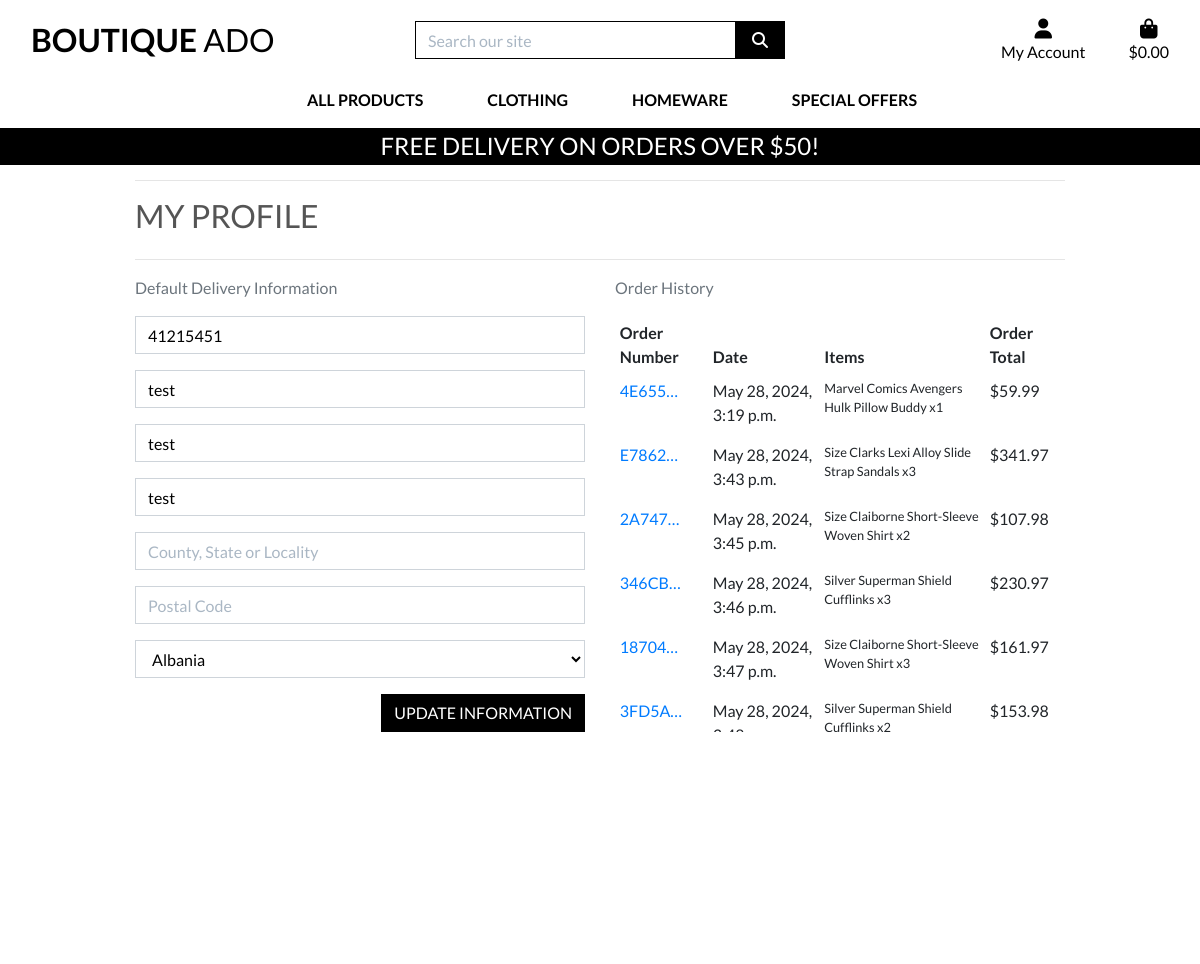
Screenshot of /profile/ (signed in) with the database file from the repository.
### profiles/models.py (models this page shows, shortened)
class UserProfile(models.Model):
    user = models.OneToOneField(User, on_delete=models.CASCADE)
    default_phone_number = models.CharField(max_length=20, null=True, blank=True)
    default_street_address1 = models.CharField(max_length=80, null=True, blank=True)
    default_street_address2 = models.CharField(max_length=80, null=True, blank=True)
    default_town_or_city = models.CharField(max_length=40, null=True, blank=True)
    default_county = models.CharField(max_length=80, null=True, blank=True)
    default_postcode = models.CharField(max_length=20, null=True, blank=True)
    default_country = CountryField(blank_label='Country', null=True, blank=True)

### checkout/models.py (models this page shows, shortened)
class Order(models.Model):
    order_number = models.CharField(max_length=32, null=False, editable=False)
    user_profile = models.ForeignKey(UserProfile, on_delete=models.SET_NULL,
                                     null=True, blank=True, related_name='orders')
    full_name = models.CharField(max_length=50, null=False, blank=False)
    email = models.EmailField(max_length=254, null=False, blank=False)
    phone_number = models.CharField(max_length=20, null=False, blank=False)
    country = CountryField(blank_label="Country *", null=False, blank=False)
    postcode = models.CharField(max_length=20, null=True, blank=True)
    town_or_city = models.CharField(max_length=40, null=False, blank=False)
    street_address1 = models.CharField(max_length=80, null=False, blank=False)
    street_address2 = models.CharField(max_length=80, null=True, blank=True)
    county = models.CharField(max_length=80, null=True, blank=True)
    date = models.DateTimeField(auto_now_add=True)
    delivery_cost = models.DecimalField(max_digits=6, decimal_places=2, null=False, default=0)
    order_total = models.DecimalField(max_digits=10, decimal_places=2, null=False, default=0)
    grand_total = models.DecimalField(max_digits=10, decimal_places=2, null=False, default=0)
    original_bag = models.TextField(null=False, blank=False, default='')
    stripe_pid = models.CharField(max_length=254, null=False, blank=False, default='')

class OrderLineItem(models.Model):
    order = models.ForeignKey(Order, null=False, blank=False, on_delete=models.CASCADE, related_name='lineitems')
    product = models.ForeignKey(Product, null=False, blank=False, on_delete=models.CASCADE)
    product_size = models.CharField(max_length=2, null=True, blank=True) # XS, S, M, L, XL
    quantity = models.IntegerField(null=False, blank=False, default=0)
    lineitem_total = models.DecimalField(max_digits=6, decimal_places=2, null=False, blank=False, editable=False)

### products/models.py (models this page shows, shortened)
class Product(models.Model):
    category = models.ForeignKey('Category', null=True, blank=True, on_delete=models.SET_NULL)
    sku = models.CharField(max_length=254, null=True, blank=True)
    name = models.CharField(max_length=254)
    description = models.TextField()
    has_sizes = models.BooleanField(default=False, null=True, blank=True)
    price = models.DecimalField(max_digits=6, decimal_places=2)
    rating = models.DecimalField(max_digits=6, decimal_places=2, null=True, blank=True)
    image_url = models.URLField(max_length=1024, null=True, blank=True)
    image = models.ImageField(null=True, blank=True)

### profiles/views.py (the view)
# urls.py: path('profile/', include('profiles.urls')),
@login_required
def profile(request):
    profile = get_object_or_404(UserProfile, user=request.user)
    if request.method == 'POST':
        form = UserProfileForm(request.POST, instance=profile)
        if form.is_valid():
            form.save()
            messages.success(request, 'Profile updated successfully')
        else:
            messages.error(request, 'Update failed. Please ensure the form is valid.')
    else:
        form = UserProfileForm(instance=profile)
    orders = profile.orders.all()
    template = 'profiles/profile.html'
    context = {
        'form': form,
        'orders': orders,
        'on_profile_page': True
    }
    return render(request, template, context)

### profiles/forms.py
class UserProfileForm(forms.ModelForm):
    class Meta:
        model = UserProfile
        exclude = ('user',)
    def __init__(self, *args, **kwargs):
        super().__init__(*args, **kwargs)
        placeholders = {
            'default_phone_number': 'Phone Number',
            'default_postcode': 'Postal Code',
            'default_town_or_city': 'Town or City',
            'default_street_address1': 'Street Address 1',
            'default_street_address2': 'Street Address 2',
            'default_county': 'County, State or Locality',
        }
        self.fields['default_phone_number'].widget.attrs['autofocus'] = True
        for field in self.fields:
            if field != 'default_country':
                if self.fields[field].required:
                    placeholder = f'{placeholders[field]} *'
                else:
                    placeholder = placeholders[field]
            self.fields[field].widget.attrs['placeholder'] = placeholder
            self.fields[field].widget.attrs['class'] = 'border-balck rounded-0 profile-form-input'
            self.fields[field].label = False

### bag/contexts.py (called while the page is built, shortened)
def bag_contents(request):
    bag_items = []
    total = 0
    product_count = 0
    bag = request.session.get('bag', {})
    if total < settings.FREE_DELIVERY_THRESHOLD:
        delivery = total * Decimal(settings.STANDARD_DELIVERY_PERCENTAGE / 100)
        free_delivery_delta = settings.FREE_DELIVERY_THRESHOLD - total
    else:
        delivery = 0
        free_delivery_delta = 0
    grand_total = delivery + total
    context = {
        'bag_items': bag_items,
        'total': total,
        'product_count': product_count,
        'delivery': delivery,
        'free_delivery_delta': free_delivery_delta,
        'free_delivery_threshold': settings.FREE_DELIVERY_THRESHOLD,
        'grand_total': grand_total,
    }
    return context

### profiles/templates/profiles/profile.html (shortened to what this page needs)
{% extends "base.html" %}
{% load static %}
{% block extra_css %}
    <link rel="stylesheet" href="{% static 'profiles/css/profile.css' %}">
{% endblock %}
{% block page_header %}
    <div class="container header-container">
    </div>
{% endblock %}
{% block content %}
    <div class="overlay"></div>
    <div class="container">
        <div class="row">
            <div class="col">
                <hr>
                <h2 class="logo-font mb-4">My Profile</h2>
                <hr>
            </div>
        </div>
        <div class="row">
            <div class="col-12 col-lg-6">
                <p class="text-muted">Default Delivery Information</p>
                <form class="mt-3" action="{% url 'profile' %}" method="POST" id="profile-update-form">
                    {{ form|crispy }}
                    <button class="btn btn-black rounded-0 text-uppercase float-right">Update Information</button>
                </form>
            </div>
            <div class="col-12 col-lg-6">
                <p class="text-muted">Order History</p>
                <div class="order-history table-responsive">
                    <table class="table table-sm table-borderless">
                        <thead>
                            <tr>
                                <th>Order Number</th>
                                <th>Date</th>
                                <th>Items</th>
                                <th>Order Total</th>
                            </tr>
                        </thead>
                        <tbody>
                            {% for order in orders %}
                                <tr>
                                    <td>
                                        <a href="{% url 'order_history' order.order_number %}"
                                        title="{{ order.order_number }}">
                                            {{ order.order_number|truncatechars:6 }}
                                        </a>
                                    </td>
                                    <td>{{ order.date }}</td>
                                    <td>
                                        <ul class="list-unstyled">
                                            {% for item in order.lineitems.all %}
                                                <li class="small">
                                                    {% if item.product.has_sizes %}
                                                        Size {{ item.product.size|upper }}
                                                    {% endif %}{{ item.product.name }} x{{ item.quantity }}
                                                </li>
                                            {% endfor %}
                                        </ul>
                                    </td>
                                    <td>${{ order.grand_total }}</td>
                                </tr>
                            {% endfor %}
                        </tbody>
                    </table>
                </div>
            </div>
        </div>
{% endblock %}

### static/css/base.css (style rules this page uses)
html { height: 100%; }
body { background: url('/media/homepage_background_cropped.jpg') no-repeat center center fixed; background-size: cover; height: calc(100vh - 164px); color: #555; font-family: 'Lato'; }
.logo-font { text-transform: uppercase; }
.btn-black { background: black; color: white; }
.overlay { height: 100%; width: 100%; top: 0; left: 0; position: fixed; background: white; z-index: -1; }
@media (min-width: 1200px) { .container { max-width: 80%; } }
@media (min-width: 992px) { .header-container { padding-top: 164px; } }

### profiles/static/profiles/css/profile.css (style rules this page uses)
.order-history { max-height: 416px; overflow-y: auto; }
#profile-update-form .form-control { color: #000; }
#profile-update-form input::placeholder { color: #aab7c4; }
#id_default_country, #id_default_country option:not(:first-child) { color: #000; }

### rows the page displays
UserProfile: default_phone_number "41215451", default_street_address1 "test", default_street_address2 "test", default_town_or_city "test", default_country "Albania"
Order: order_number "4E655…", date "May 28, 2024, 3:19 p.m.", grand_total "59.99"
OrderLineItem: product.name "Marvel Comics Avengers Hulk Pillow Buddy", quantity "1"
Order: order_number "E7862…", date "May 28, 2024, 3:43 p.m.", grand_total "341.97"
OrderLineItem: product.name "Clarks Lexi Alloy Slide Strap Sandals", quantity "3"
Order: order_number "2A747…", date "May 28, 2024, 3:45 p.m.", grand_total "107.98"
OrderLineItem: product.name "Claiborne Short-Sleeve Woven Shirt", quantity "2"
Order: order_number "346CB…", date "May 28, 2024, 3:46 p.m.", grand_total "230.97"
OrderLineItem: product.name "Silver Superman Shield Cufflinks", quantity "3"
Order: order_number "18704…", date "May 28, 2024, 3:47 p.m.", grand_total "161.97"
OrderLineItem: product.name "Claiborne Short-Sleeve Woven Shirt", quantity "3"
Order: order_number "3FD5A…", date "May 28, 2024,…", grand_total "153.98"
OrderLineItem: product.name "Silver Superman Shield Cufflinks", quantity "2"

### other values shown
{{ free_delivery_threshold }} "50"
